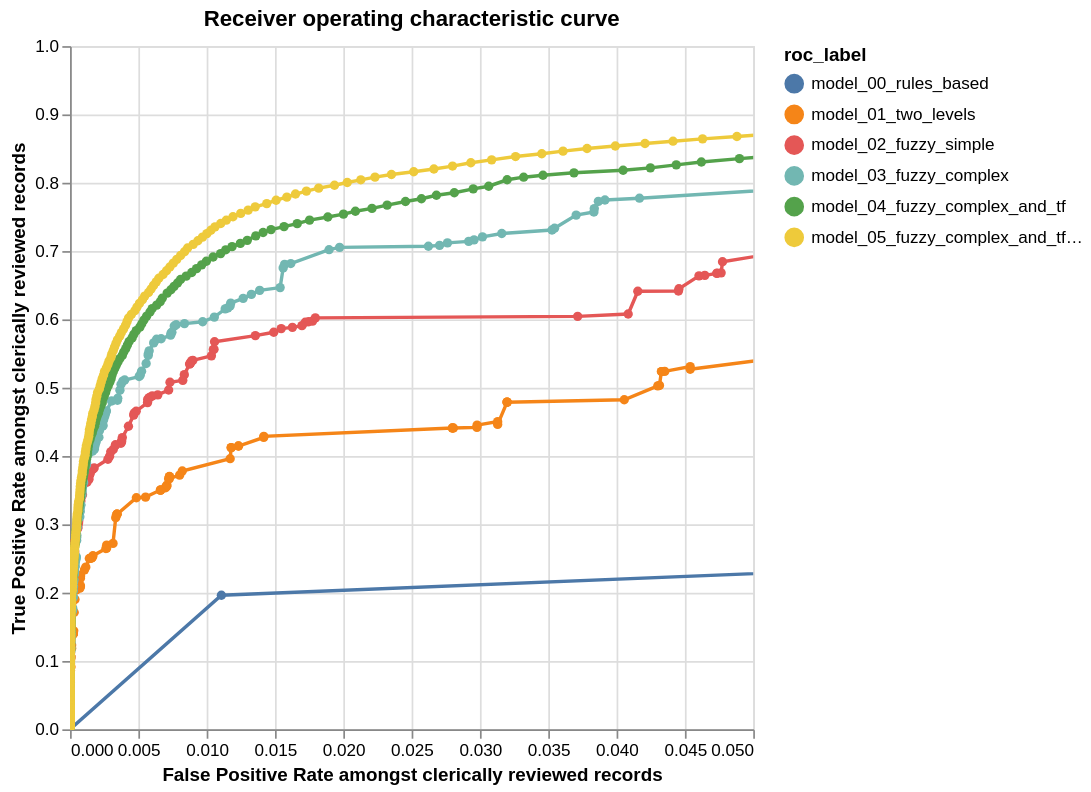

This figure's Vega-Lite source:
### Vega-Lite specification from a JSON file in a GitHub repository (floating-point values rounded to 4 significant figures; data arrays with more than 128 entries replaced by an {"elided": "..."} marker saying what was removed)
{"config": {"view": {"continuousWidth": 400, "continuousHeight": 300}}, "data": {"values": {"elided": "1636 records"}, "name": "data-fadd0e93e9546856cbc745a99e65285d"}, "mark": {"type": "line", "clip": true, "point": true}, "encoding": {"color": {"type": "nominal", "field": "roc_label"}, "tooltip": [{"type": "quantitative", "field": "truth_threshold"}, {"type": "quantitative", "field": "FP_rate"}, {"type": "quantitative", "field": "TP_rate"}, {"type": "quantitative", "field": "TP"}, {"type": "quantitative", "field": "TN"}, {"type": "quantitative", "field": "FP"}, {"type": "quantitative", "field": "FN"}, {"type": "quantitative", "field": "precision"}, {"type": "quantitative", "field": "recall"}], "x": {"type": "quantitative", "field": "FP_rate", "scale": {"domain": [0, 0.05]}, "sort": ["truth_threshold"], "title": "False Positive Rate amongst clerically reviewed records"}, "y": {"type": "quantitative", "field": "TP_rate", "sort": ["truth_threshold"], "title": "True Positive Rate amongst clerically reviewed records"}}, "height": 400, "selection": {"selector076": {"type": "interval", "bind": "scales", "encodings": ["x"]}}, "title": "Receiver operating characteristic curve", "width": 400, "$schema": "https://vega.github.io/schema/vega-lite/v4.8.1.json"}
